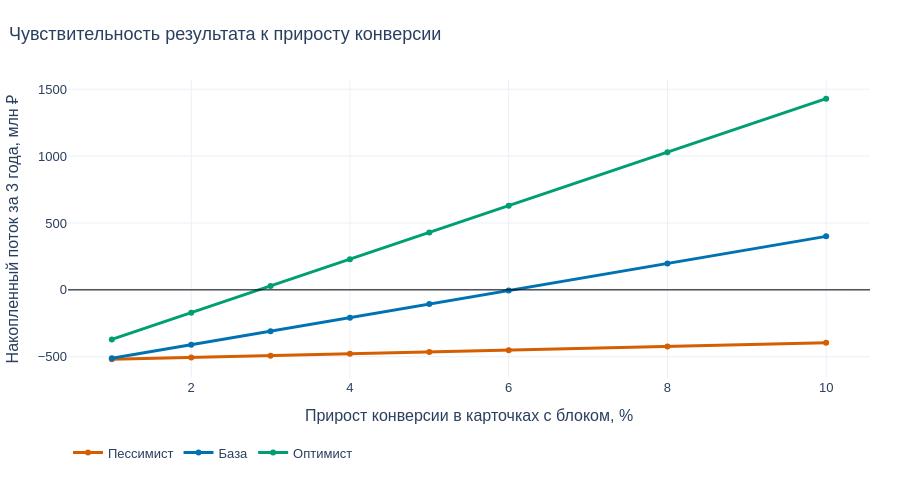

Write notebook code for a chart like this one.
### Markdown cell above
### 2.6. Чувствительность накопленного потока к приросту конверсии
Таблица из листа «Сводка» (блок 3). Точка пересечения с нулём — критический прирост конверсии для каждого сценария.

### Code cell
S = wb['Сводка']
r0 = next(r for r in range(1, S.max_row + 1) if str(S.cell(r, 1).value or '').startswith('3. Чувствительность')) + 2
sens = pd.DataFrame([[S.cell(r, c).value for c in range(1, 5)] for r in range(r0, r0 + 8)], columns=['uplift'] + SC)

fig = go.Figure()
for s in SC: fig.add_scatter(x=sens['uplift'] * 100, y=sens[s], mode='lines+markers', name=s, line=dict(color=COLORS[s], width=3))
fig.add_hline(y=0, line=dict(color='black', width=1)); fig.update_xaxes(title='Прирост конверсии в карточках с блоком, %'); fig.update_yaxes(title='Накопленный поток за 3 года, млн ₽')
pshow(fig, 'sensitivity_uplift', 'Чувствительность результата к приросту конверсии')

f, ax = plt.subplots(figsize=(9.5, 5))
for s in SC: ax.plot(sens['uplift'] * 100, sens[s], marker='o', lw=2.5, color=COLORS[s], label=s)
ax.axhline(0, color='black', lw=1); ax.set_xlabel('Прирост конверсии в карточках с блоком, %'); ax.set_ylabel('Накопленный поток за 3 года, млн ₽')
ax.set_title('Чувствительность результата к приросту конверсии'); ax.legend(); mshow(f, 'sensitivity_uplift')

### Figure 1 — Plotly figure (JSON) as saved in the notebook; plotly's stock layout.template omitted (floating-point values rounded to 4 significant figures)
{"data": [{"line": {"color": "#D55E00", "width": 3}, "mode": "lines+markers", "name": "Пессимист", "type": "scatter", "x": [1.0, 2.0, 3.0, 4.0, 5.0, 6.0, 8.0, 10.0], "y": [-519.3, -505.6, -491.8, -478.1, -464.4, -450.6, -423.2, -395.7]}, {"line": {"color": "#0072B2", "width": 3}, "mode": "lines+markers", "name": "База", "type": "scatter", "x": [1.0, 2.0, 3.0, 4.0, 5.0, 6.0, 8.0, 10.0], "y": [-511.4, -410.1, -308.9, -207.6, -106.4, -5.14, 197.4, 399.9]}, {"line": {"color": "#009E73", "width": 3}, "mode": "lines+markers", "name": "Оптимист", "type": "scatter", "x": [1.0, 2.0, 3.0, 4.0, 5.0, 6.0, 8.0, 10.0], "y": [-370.6, -170.6, 29.37, 229.3, 429.3, 629.3, 1029.0, 1429.0]}], "layout": {"font": {"family": "Arial", "size": 13}, "height": 480, "legend": {"orientation": "h", "y": -0.2}, "margin": {"b": 60, "l": 60, "r": 30, "t": 80}, "shapes": [{"line": {"color": "black", "width": 1}, "type": "line", "x0": 0, "x1": 1, "xref": "x domain", "y0": 0, "y1": 0, "yref": "y"}], "title": {"text": "Чувствительность результата к приросту конверсии", "x": 0.01}, "xaxis": {"title": {"text": "Прирост конверсии в карточках с блоком, %"}}, "yaxis": {"title": {"text": "Накопленный поток за 3 года, млн ₽"}}}}
